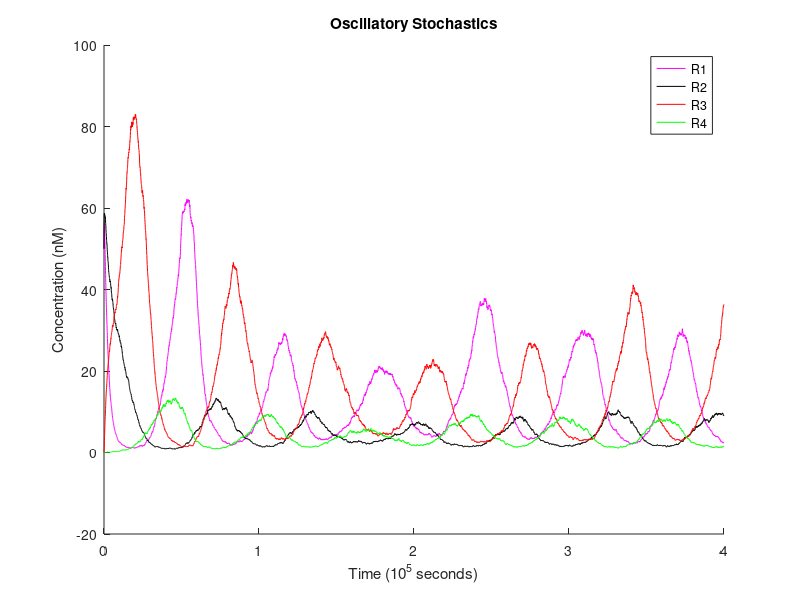

Write MATLAB code to recreate this figure.
% ============================== OCTAVE SETUP ==================================
    clear;
    format long;


% ========================== MODEL REACTION RATES ==============================

    % translation rates (1/s)
    Kt_R1 = 6e-4;
    Kt_R2 = 6e-4;
    Kt_R3 = 6e-4;
    Kt_R4 = 6e-4;

    % mRNA degradation rates (1/s)
    Kd_mR1P1 = 2.5e-3;
    Kd_mR4P1 = 2.5e-3;
    Kd_mR2P2 = 2.5e-3;
    Kd_mR3P2 = 2.5e-3;
    Kd_mR1P3 = 2.5e-3;
    Kd_mR2P4 = 2.5e-3;
    Kd_mR3P5 = 2.5e-3;
    Kd_mR4P6 = 2.5e-3;

    % protein degradation rates (1/s)
    Kd_R1 = 4e-4;
    Kd_R2 = 4e-4;
    Kd_R3 = 4e-4;
    Kd_R4 = 4e-4;

    % maximum/unrepressed transcription rates (M/s)
    Kb_P1 = 4e-10;
    Kb_P2 = 4e-10;
    Kb_P3 = 4e-10;
    Kb_P4 = 4e-10;
    Kb_P5 = 4e-10;
    Kb_P6 = 4e-10;

    % Hill coefficients (scalar)
    Na_P1 = 1.3;
    Na_P2 = 1.3;
    Nr_R2P1 = 1.3;
    Nr_R4P2 = 1.3;
    Nr_R3P3 = 1.3;
    Nr_R3P4 = 1.3;
    Nr_R4P4 = 1.3;
    Nr_R1P5 = 1.3;
    Nr_R1P6 = 1.3;
    Nr_R2P6 = 1.3;

    % Hill activation constants (M)
    Ka_P1 = 2e-8;
    Ka_P2 = 2e-8;

    % Hill repression constants (M)
    Kr_R2P1 = 6e-10;
    Kr_R4P2 = 6e-10;
    Kr_R3P3 = 6e-10;
    Kr_R3P4 = 6e-10;
    Kr_R4P4 = 6e-10;
    Kr_R1P5 = 6e-10;
    Kr_R1P6 = 6e-10;
    Kr_R2P6 = 6e-10;


% ============================ INPUT PARAMETERS ================================

    % time settings
    dt = 60;                     % 1 minute timesteps
    simulation = 0 : dt : 4.0e5; % simulation length control

    % input vector
    Is = zeros(1, length(simulation));
    Is(:) = 1e-9 * 5; % constant input concentration

    % initial state concentrations (M)
    R1 = R2 = 50e-9;
    R3 = R4 = 0e-9;


% =============================== SIMULATION ===================================

    % preallocate arrays to store concentrations over time
    R1s = zeros(1, length(simulation));
    R2s = zeros(1, length(simulation));
    R3s = zeros(1, length(simulation));
    R4s = zeros(1, length(simulation));

    % precompute loop invariants and reduced coefficients
    a1 = Kt_R1 * Kb_P1 / Kd_mR1P1;
    a2 = Kt_R1 * Kb_P3 / Kd_mR1P3;
    b1 = Kt_R2 * Kb_P2 / Kd_mR2P2;
    b2 = Kt_R2 * Kb_P4 / Kd_mR2P4;
    c1 = Kt_R3 * Kb_P2 / Kd_mR3P2;
    c2 = Kt_R3 * Kb_P5 / Kd_mR3P5;
    d1 = Kt_R4 * Kb_P1 / Kd_mR4P1;
    d2 = Kt_R4 * Kb_P6 / Kd_mR4P6;
    Ka_P1 ^= Na_P1;
    Ka_P2 ^= Na_P2;
    Kr_R2P1 ^= Nr_R2P1;
    Kr_R4P2 ^= Nr_R4P2;
    Kr_R3P3 ^= Nr_R3P3;
    Kr_R3P4 ^= Nr_R3P4;
    Kr_R4P4 ^= Nr_R4P4;
    Kr_R1P5 ^= Nr_R1P5;
    Kr_R1P6 ^= Nr_R1P6;
    Kr_R2P6 ^= Nr_R2P6;
    V = 1e9;
    iSqrtV = 1 / sqrt(V);

    % abstractions for activation & repression Hill-function
    % these consider K^n is being passed in already precomputed
    function y = Ha(X, n, Kn)
        Xn = X^n;
        y = Xn / (Kn + Xn);
    endfunction
    function y = Hr(X, n, Kn)
        y = 1 / (1 + (X^n / Kn));
    endfunction

    % generate Gaussian noise with zero mean and variance one
    random_seed = 73544911520192
    randn('seed', random_seed);
    noise_scaling = 1/55;
    noise_a1 = randn(length(simulation), 1) * noise_scaling;
    noise_a2 = randn(length(simulation), 1) * noise_scaling;
    noise_a3 = randn(length(simulation), 1) * noise_scaling;
    noise_b1 = randn(length(simulation), 1) * noise_scaling;
    noise_b2 = randn(length(simulation), 1) * noise_scaling;
    noise_b3 = randn(length(simulation), 1) * noise_scaling;
    noise_c1 = randn(length(simulation), 1) * noise_scaling;
    noise_c2 = randn(length(simulation), 1) * noise_scaling;
    noise_c3 = randn(length(simulation), 1) * noise_scaling;
    noise_d1 = randn(length(simulation), 1) * noise_scaling;
    noise_d2 = randn(length(simulation), 1) * noise_scaling;
    noise_d3 = randn(length(simulation), 1) * noise_scaling;

    % actual simulation
    for t = 1 : length(simulation)

        % store current state
        R1s(t) = R1;
        R2s(t) = R2;
        R3s(t) = R3;
        R4s(t) = R4;

        % common subexpression optimization (used below)
        activationP1 = Ha(Is(t), Na_P1, Ka_P1);
        repressionP1 = Hr(R2, Nr_R2P1, Kr_R2P1);
        activationP2 = Ha(Is(t), Na_P2, Ka_P2);
        repressionP2 = Hr(R4, Nr_R4P2, Kr_R4P2);
        a1_prime = a1 * activationP1 * repressionP1;
        a2_prime = a2 * Hr(R3, Nr_R3P3, Kr_R3P3);
        a3_prime = Kd_R1 * R1;
        b1_prime = b1 * activationP2 * repressionP2;
        b2_prime = b2 * Hr(R3, Nr_R3P4, Kr_R3P4) * Hr(R4, Nr_R4P4, Kr_R4P4);
        b3_prime = Kd_R2 * R2;
        c1_prime = c1 * activationP2 * repressionP2;
        c2_prime = c2 * Hr(R1, Nr_R1P5, Kr_R1P5);
        c3_prime = Kd_R3 * R3;
        d1_prime = d1 * activationP1 * repressionP1;
        d2_prime = d2 * Hr(R1, Nr_R1P6, Kr_R1P6) * Hr(R2, Nr_R2P6, Kr_R2P6);
        d3_prime = Kd_R4 * R4;

        % compute variation
        dR1dt = a1_prime + a2_prime - a3_prime + iSqrtV*(sqrt(a1_prime)*noise_a1(t) + sqrt(a2_prime)*noise_a2(t) - sqrt(a3_prime)*noise_a3(t));
        dR2dt = b1_prime + b2_prime - b3_prime + iSqrtV*(sqrt(b1_prime)*noise_b1(t) + sqrt(b2_prime)*noise_b2(t) - sqrt(b3_prime)*noise_b3(t));
        dR3dt = c1_prime + c2_prime - c3_prime + iSqrtV*(sqrt(c1_prime)*noise_c1(t) + sqrt(c2_prime)*noise_c2(t) - sqrt(c3_prime)*noise_c3(t));
        dR4dt = d1_prime + d2_prime - d3_prime + iSqrtV*(sqrt(d1_prime)*noise_d1(t) + sqrt(d2_prime)*noise_d2(t) - sqrt(d3_prime)*noise_d3(t));

        % apply state changes
        R1 += dR1dt * dt;
        R2 += dR2dt * dt;
        R3 += dR3dt * dt;
        R4 += dR4dt * dt;

    endfor


% ================================ RESULTS =====================================

    figure;
    hold on;

    % scale data for easier visualization
    timescale = 1e5;
    quantscale = 1e-9;
    x = simulation / timescale;
    yI = Is / quantscale;
    yR1 = R1s / quantscale;
    yR2 = R2s / quantscale;
    yR3 = R3s / quantscale;
    yR4 = R4s / quantscale;

    % model subplot
    plot(x,yR1,'-m;R1;', x,yR2,'-k;R2;', x,yR3,'-r;R3;', x,yR4,'-g;R4;');
    xlabel("Time (10^5 seconds)");
    ylabel("Concentration (nM)");
    title("Oscillatory Stochastics");

    hold off;
    print('stochastic-oscillator.pdf'); % put in the folder the script is run from
